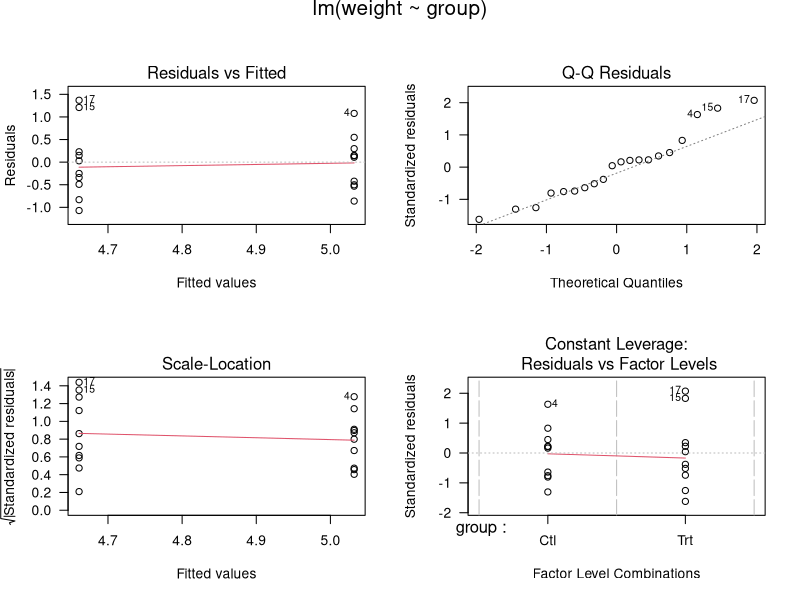

Recreate this plot in R.
#Esta línea no funciona, por ahora...
#lm(y~x)
#Esto es una prueba de GitHub hecha por mi veremos si servirá

require(graphics)

## Annette Dobson (1990) "An Introduction to Generalized Linear Models".
## Page 9: Plant Weight Data.
ctl <- c(4.17,5.58,5.18,6.11,4.50,4.61,5.17,4.53,5.33,5.14)
trt <- c(4.81,4.17,4.41,3.59,5.87,3.83,6.03,4.89,4.32,4.69)
group <- gl(2, 10, 20, labels = c("Ctl","Trt"))
weight <- c(ctl, trt)
lm.D9 <- lm(weight ~ group)
lm.D90 <- lm(weight ~ group - 1) # omitting intercept

anova(lm.D9)
summary(lm.D90)

opar <- par(mfrow = c(2,2), oma = c(0, 0, 1.1, 0))
plot(lm.D9, las = 1)      # Residuals, Fitted, ...
par(opar)

### less simple examples in "See Also" above
